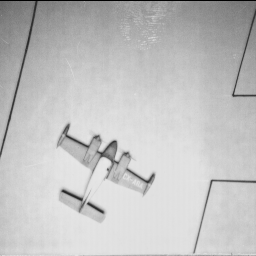
#> input picture Images/5.1.11.tiff, 256 x 256 px, found by its file name
$ python 48_ex5_HighPassFilter_Laplace.py
#> lines starting #> are read from the running program, lines starting #| are printed output that depends on the picture
import cv2
import matplotlib.pyplot as plt

def main():

    path="/home/g_r00t/PRIYANK/ex_images/"
    imgpath =  path + "5.1.11.tiff"
    img = cv2.imread(imgpath, 1)
#> img is the input picture: shape (256, 256, 3); min 0, max 232, mean 193.6
    img = cv2.cvtColor(img, cv2.COLOR_BGR2RGB)

    edges = cv2.Laplacian(img, -1, ksize=5, scale=1, delta=0,
                          borderType=cv2.BORDER_DEFAULT)
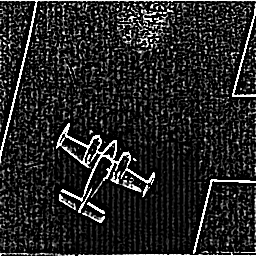
#> edges: shape (256, 256, 3); min 0, max 255, mean 36.8

    output = [img, edges]
    titles = ['Original', 'Edges']

    for i in range(2):
        plt.subplot(1, 2, i+1)
        plt.imshow(output[i], cmap = 'gray')
        plt.title(titles[i])
        plt.xticks([])
        plt.yticks([])
    plt.show()
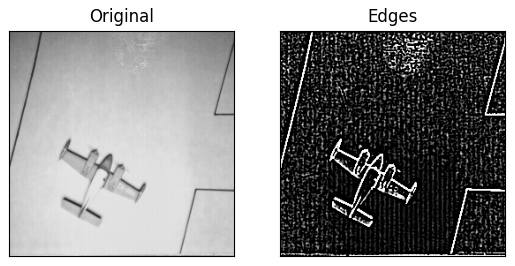
#> figure drawn by matplotlib, 2 panels

if __name__ == "__main__":
    main()

$ run again, with Images/4.1.03.tiff copied over Images/5.1.11.tiff
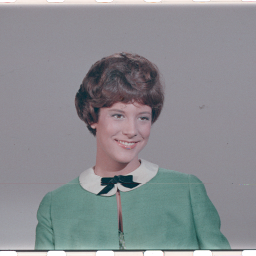
#> input picture Images/4.1.03.tiff, 256 x 256 px, found by its file name
#> in main, img is the input picture: shape (256, 256, 3); mean B, G, R 144, 140, 137.6
#> in main, `edges = cv2.Laplacian(img, -1, ksize=5, scale=1, delta=0, borderType=c..`:
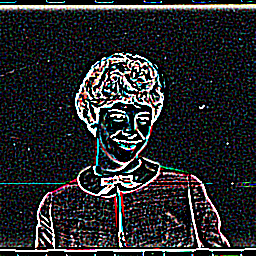
#> edges: shape (256, 256, 3); mean R, G, B 39.8, 41.6, 44.2
#> in main, `plt.show()`:
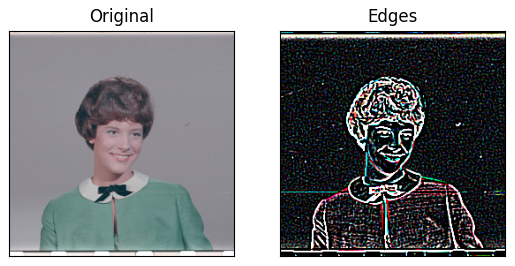
#> figure drawn by matplotlib, 2 panels
